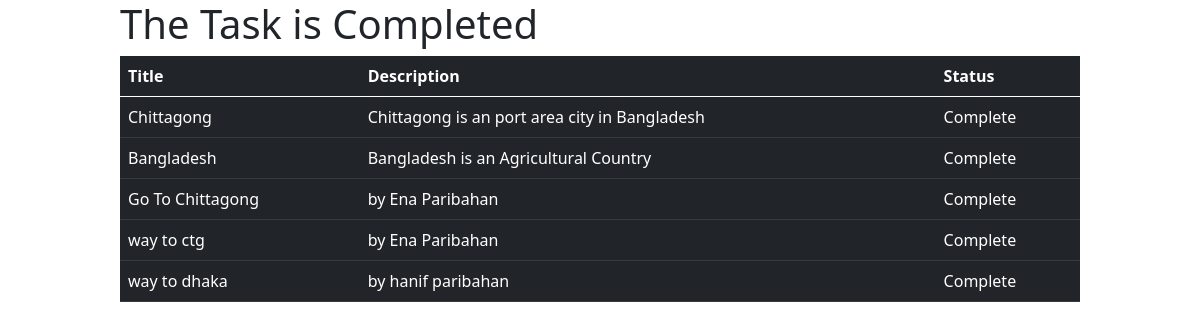
The page /complete/ on the database its author committed.
### firstapp/models.py (models this page shows)
class TaskModel(models.Model):
    id = models.IntegerField(primary_key=True)
    title = models.CharField(max_length=20)
    description = models.CharField(max_length=80)
    is_completed = models.BooleanField(default=False)

### firstapp/views.py (the view)
# urls.py: path('complete/', views.completion, name = 'complete'),
def completion(request):
    task = TaskModel.objects.filter(is_completed=True)
    return render(request, 'complete.html', {'task' : task})

### firstapp/templates/complete.html
{% extends 'base.html' %} {% block content %}
<div style="width: 80%; margin: auto">
  <h1> The Task is Completed</h1>
  <table class="table table-dark">
    <thead>
      <tr>
        <th scope="col">Title</th>
        <th scope="col">Description</th>
        <th scope="col">Status</th>
      </tr>
    </thead>
    <tbody>
      {% for t in task %}
      <tr>
        <td>{{t.title}}</td>
        <td>{{t.description}}</td>
        <td>
          {% if t.is_completed %} Complete {% else %} Incomplete {% endif %}
        </td>
      </tr>
      {% endfor %}
    </tbody>
  </table>
</div>
{% endblock %}

### firstapp/templates/base.html (shortened to what this page needs)
<!DOCTYPE html>
<html lang="en">
  <head>
    <link
      href="https://cdn.jsdelivr.net/npm/bootstrap@5.0.2/dist/css/bootstrap.min.css"
      rel="stylesheet"
    />
  </head>
  <body>
    {% block content %} {% endblock %}
  </body>
</html>

### rows shown on the page
TaskModel: title "Chittagong", description "Chittagong is an port area city in Bangladesh", is_completed "Complete"
TaskModel: title "Bangladesh", description "Bangladesh is an Agricultural Country", is_completed "Complete"
TaskModel: title "Go To Chittagong", description "by Ena Paribahan", is_completed "Complete"
TaskModel: title "way to ctg", description "by Ena Paribahan", is_completed "Complete"
TaskModel: title "way to dhaka", description "by hanif paribahan", is_completed "Complete"
